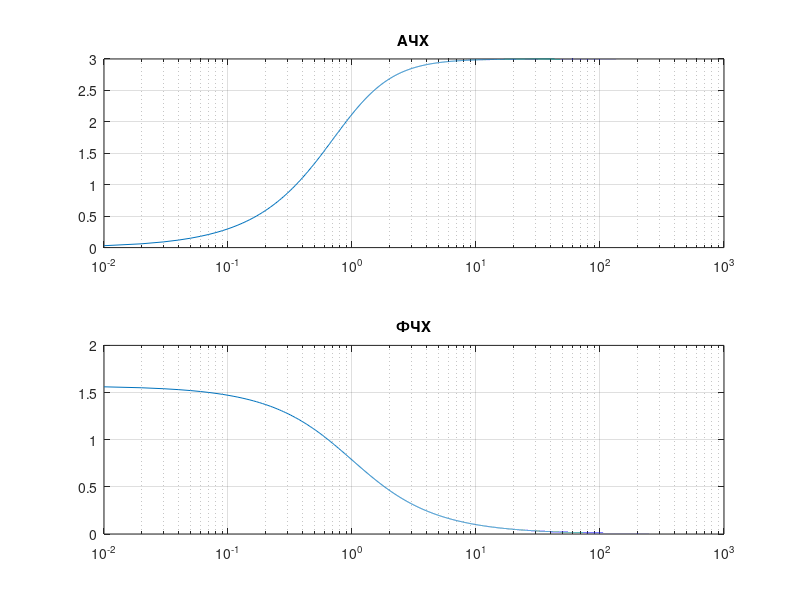

Write MATLAB code to recreate this figure.
%% Clearing workspace
clc
clear all
close all

%% Parametres of the scheme
R1 = 1;
R2 = 1;
R3 = 1;
C = 1;

%% Defining coefficients
k_0 = 0;
k_inf = (R1 + R2) / (R1 * R2) * R3 + 1;
R_eq = R2;
tau = C * R_eq;

%% Plotting frequency and phase responses
figure(1)
w = 0 : 0.01 : 1000;

subplot(2, 1, 1)
K_abs = sqrt((k_0^2 + k_inf^2 * (w * tau).^2) ./ (1 + (w * tau).^2));
semilogx(w, K_abs)
grid on
title('АЧХ')

subplot(2, 1, 2)
phi = atan(k_inf / k_0 * w * tau) - atan(w * tau);
semilogx(w, phi)
grid on
title('ФЧХ')
